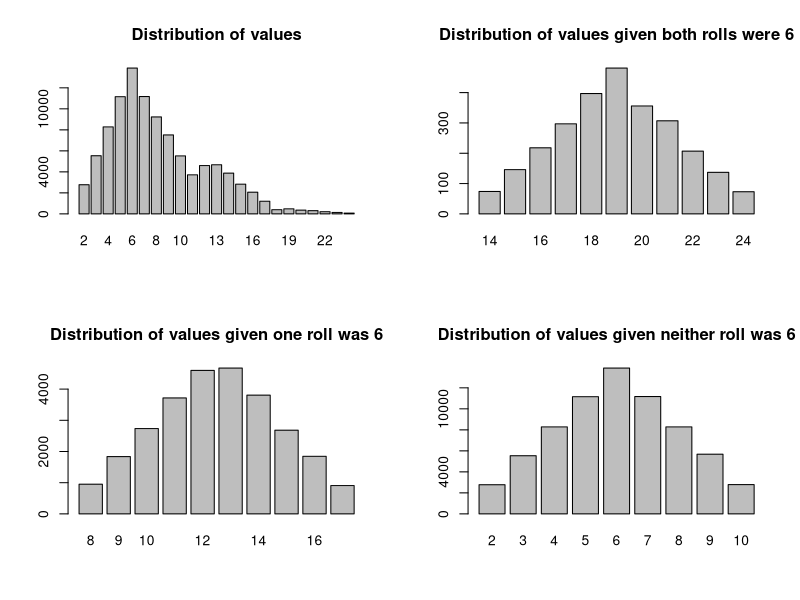

R code for this plot:
num_rolls <- 100000

res <- data.frame(
  roll_one = numeric(num_rolls),
  roll_two = numeric(num_rolls),
  explode = numeric(num_rolls),
  sum = numeric(num_rolls)
)

for (i in 1:num_rolls) {
  roll = sample(1:6, size = 2, replace = TRUE)
  res$roll_one[i] <- roll[1]
  res$roll_two[i] <- roll[2]
  
  if(xor(roll[1] == 6, roll[2] == 6)) {
    res$explode[i] <- sample(1:6, size = 1)
  } else if (roll[1] == 6 & roll[2] == 6) {
    res$explode[i] <- sum(sample(1:6, size = 2, replace = TRUE))
  } else {
    res$explode[i] <- 0
  }
  
  res$sum[i] <- sum(roll) + res$explode[i]
}

res$explosions <- numeric(num_rolls)
res$explosions[res$roll_one == 6 & res$roll_two == 6] <- 2
res$explosions[xor(res$roll_one == 6, res$roll_two == 6)] <- 1
res$explosions[res$roll_one != 6 & res$roll_two != 6] <- 0

# P(no explode) = P(neither dice is 6) = (36 - 6 - 6 + 1) / 36 = 25/36.
par(mfrow = c(2,2))
barplot(table(res$sum), main = "Distribution of values")
barplot(table(res$sum[res$explosions == 2]), main = "Distribution of values given both rolls were 6")
barplot(table(res$sum[res$explosions == 1]), main = "Distribution of values given one roll was 6")
barplot(table(res$sum[res$explosions == 0]), main = "Distribution of values given neither roll was 6")
